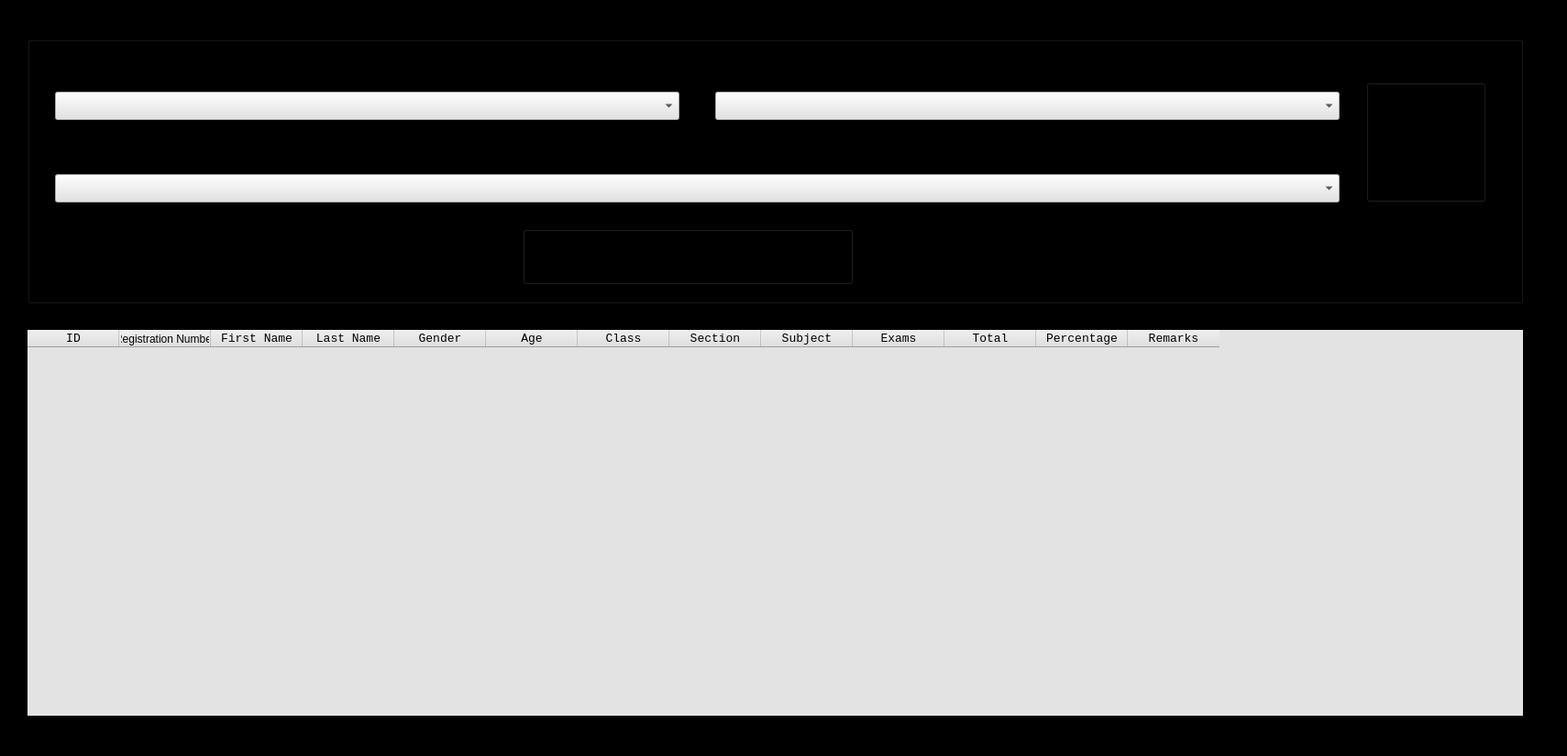
<?xml version="1.0" encoding="UTF-8"?>
<ui version="4.0">
 <class>EnterExams</class>
 <widget class="QMainWindow" name="EnterExams">
  <property name="geometry">
   <rect>
    <x>0</x>
    <y>0</y>
    <width>1709</width>
    <height>825</height>
   </rect>
  </property>
  <property name="sizePolicy">
   <sizepolicy hsizetype="Fixed" vsizetype="Fixed">
    <horstretch>0</horstretch>
    <verstretch>0</verstretch>
   </sizepolicy>
  </property>
  <property name="maximumSize">
   <size>
    <width>1709</width>
    <height>825</height>
   </size>
  </property>
  <property name="font">
   <font>
    <family>Consolas</family>
    <pointsize>10</pointsize>
   </font>
  </property>
  <property name="windowTitle">
   <string>Enter Exams</string>
  </property>
  <property name="windowIcon">
   <iconset resource="QRC_FILES/Exams/ENTER_EXAMS_LOGO.qrc">
    <normaloff>:/BG/Pictures/Main_logo.jpg</normaloff>:/BG/Pictures/Main_logo.jpg</iconset>
  </property>
  <property name="styleSheet">
   <string notr="true">background-color: rgb(0, 0, 0);</string>
  </property>
  <widget class="QWidget" name="centralwidget">
   <widget class="QGroupBox" name="groupBox">
    <property name="geometry">
     <rect>
      <x>30</x>
      <y>40</y>
      <width>1631</width>
      <height>291</height>
     </rect>
    </property>
    <property name="font">
     <font>
      <family>Consolas</family>
      <pointsize>10</pointsize>
     </font>
    </property>
    <property name="styleSheet">
     <string notr="true">background-image: url(:/BG/Pictures/BG.jpg);</string>
    </property>
    <property name="title">
     <string/>
    </property>
    <widget class="QPushButton" name="pushButton">
     <property name="geometry">
      <rect>
       <x>540</x>
       <y>210</y>
       <width>361</width>
       <height>61</height>
      </rect>
     </property>
     <property name="font">
      <font>
       <family>Consolas</family>
       <pointsize>10</pointsize>
      </font>
     </property>
     <property name="focusPolicy">
      <enum>Qt::TabFocus</enum>
     </property>
     <property name="text">
      <string>Enter Exams</string>
     </property>
     <property name="default">
      <bool>false</bool>
     </property>
     <property name="flat">
      <bool>false</bool>
     </property>
    </widget>
    <widget class="QPushButton" name="pushButton_3">
     <property name="geometry">
      <rect>
       <x>1460</x>
       <y>50</y>
       <width>131</width>
       <height>131</height>
      </rect>
     </property>
     <property name="font">
      <font>
       <family>Consolas</family>
       <pointsize>10</pointsize>
      </font>
     </property>
     <property name="text">
      <string>Load Records</string>
     </property>
     <property name="default">
      <bool>false</bool>
     </property>
     <property name="flat">
      <bool>false</bool>
     </property>
    </widget>
    <widget class="QLabel" name="label_6">
     <property name="geometry">
      <rect>
       <x>20</x>
       <y>30</y>
       <width>181</width>
       <height>21</height>
      </rect>
     </property>
     <property name="sizePolicy">
      <sizepolicy hsizetype="Fixed" vsizetype="Fixed">
       <horstretch>0</horstretch>
       <verstretch>0</verstretch>
      </sizepolicy>
     </property>
     <property name="font">
      <font>
       <family>Consolas</family>
       <pointsize>10</pointsize>
      </font>
     </property>
     <property name="lineWidth">
      <number>1</number>
     </property>
     <property name="text">
      <string>Class</string>
     </property>
    </widget>
    <widget class="QComboBox" name="comboBox_2">
     <property name="geometry">
      <rect>
       <x>30</x>
       <y>60</y>
       <width>681</width>
       <height>31</height>
      </rect>
     </property>
     <property name="font">
      <font>
       <family>Consolas</family>
       <pointsize>10</pointsize>
      </font>
     </property>
     <property name="focusPolicy">
      <enum>Qt::WheelFocus</enum>
     </property>
     <property name="styleSheet">
      <string notr="true">background-color: rgb(227, 227, 227);</string>
     </property>
    </widget>
    <widget class="QComboBox" name="comboBox_3">
     <property name="geometry">
      <rect>
       <x>750</x>
       <y>60</y>
       <width>681</width>
       <height>31</height>
      </rect>
     </property>
     <property name="font">
      <font>
       <family>Consolas</family>
       <pointsize>10</pointsize>
      </font>
     </property>
     <property name="focusPolicy">
      <enum>Qt::WheelFocus</enum>
     </property>
     <property name="styleSheet">
      <string notr="true">background-color: rgb(227, 227, 227);</string>
     </property>
    </widget>
    <widget class="QLabel" name="label_7">
     <property name="geometry">
      <rect>
       <x>740</x>
       <y>30</y>
       <width>181</width>
       <height>21</height>
      </rect>
     </property>
     <property name="sizePolicy">
      <sizepolicy hsizetype="Fixed" vsizetype="Fixed">
       <horstretch>0</horstretch>
       <verstretch>0</verstretch>
      </sizepolicy>
     </property>
     <property name="font">
      <font>
       <family>Consolas</family>
       <pointsize>10</pointsize>
      </font>
     </property>
     <property name="lineWidth">
      <number>1</number>
     </property>
     <property name="text">
      <string>Section</string>
     </property>
    </widget>
    <widget class="QComboBox" name="comboBox_4">
     <property name="geometry">
      <rect>
       <x>30</x>
       <y>150</y>
       <width>1401</width>
       <height>31</height>
      </rect>
     </property>
     <property name="font">
      <font>
       <family>Consolas</family>
       <pointsize>10</pointsize>
      </font>
     </property>
     <property name="focusPolicy">
      <enum>Qt::WheelFocus</enum>
     </property>
     <property name="styleSheet">
      <string notr="true">background-color: rgb(227, 227, 227);</string>
     </property>
    </widget>
    <widget class="QLabel" name="label_8">
     <property name="geometry">
      <rect>
       <x>20</x>
       <y>120</y>
       <width>181</width>
       <height>21</height>
      </rect>
     </property>
     <property name="sizePolicy">
      <sizepolicy hsizetype="Fixed" vsizetype="Fixed">
       <horstretch>0</horstretch>
       <verstretch>0</verstretch>
      </sizepolicy>
     </property>
     <property name="font">
      <font>
       <family>Consolas</family>
       <pointsize>10</pointsize>
      </font>
     </property>
     <property name="lineWidth">
      <number>1</number>
     </property>
     <property name="text">
      <string>Subject</string>
     </property>
    </widget>
    <widget class="QTextEdit" name="textEdit">
     <property name="geometry">
      <rect>
       <x>30</x>
       <y>210</y>
       <width>461</width>
       <height>61</height>
      </rect>
     </property>
    </widget>
    <widget class="QLabel" name="label">
     <property name="geometry">
      <rect>
       <x>960</x>
       <y>210</y>
       <width>461</width>
       <height>61</height>
      </rect>
     </property>
     <property name="text">
      <string/>
     </property>
    </widget>
   </widget>
   <widget class="QTableWidget" name="tableWidget">
    <property name="geometry">
     <rect>
      <x>30</x>
      <y>360</y>
      <width>1631</width>
      <height>421</height>
     </rect>
    </property>
    <property name="styleSheet">
     <string notr="true">background-color: rgb(227, 227, 227);</string>
    </property>
    <property name="frameShape">
     <enum>QFrame::NoFrame</enum>
    </property>
    <property name="frameShadow">
     <enum>QFrame::Plain</enum>
    </property>
    <property name="horizontalScrollBarPolicy">
     <enum>Qt::ScrollBarAsNeeded</enum>
    </property>
    <property name="gridStyle">
     <enum>Qt::SolidLine</enum>
    </property>
    <property name="columnCount">
     <number>13</number>
    </property>
    <column>
     <property name="text">
      <string>ID</string>
     </property>
     <property name="font">
      <font>
       <family>Consolas</family>
       <pointsize>10</pointsize>
      </font>
     </property>
    </column>
    <column>
     <property name="text">
      <string>Registration Number</string>
     </property>
    </column>
    <column>
     <property name="text">
      <string>First Name</string>
     </property>
     <property name="font">
      <font>
       <family>Consolas</family>
       <pointsize>10</pointsize>
      </font>
     </property>
    </column>
    <column>
     <property name="text">
      <string>Last Name</string>
     </property>
     <property name="font">
      <font>
       <family>Consolas</family>
       <pointsize>10</pointsize>
      </font>
     </property>
    </column>
    <column>
     <property name="text">
      <string>Gender</string>
     </property>
     <property name="font">
      <font>
       <family>Consolas</family>
       <pointsize>10</pointsize>
      </font>
     </property>
    </column>
    <column>
     <property name="text">
      <string>Age</string>
     </property>
     <property name="font">
      <font>
       <family>Consolas</family>
       <pointsize>10</pointsize>
      </font>
     </property>
    </column>
    <column>
     <property name="text">
      <string>Class</string>
     </property>
     <property name="font">
      <font>
       <family>Consolas</family>
       <pointsize>10</pointsize>
      </font>
     </property>
    </column>
    <column>
     <property name="text">
      <string>Section</string>
     </property>
     <property name="font">
      <font>
       <family>Consolas</family>
       <pointsize>10</pointsize>
      </font>
     </property>
    </column>
    <column>
     <property name="text">
      <string>Subject</string>
     </property>
     <property name="font">
      <font>
       <family>Consolas</family>
       <pointsize>10</pointsize>
      </font>
     </property>
    </column>
    <column>
     <property name="text">
      <string>Exams</string>
     </property>
     <property name="font">
      <font>
       <family>Consolas</family>
       <pointsize>10</pointsize>
      </font>
     </property>
    </column>
    <column>
     <property name="text">
      <string>Total</string>
     </property>
     <property name="font">
      <font>
       <family>Consolas</family>
       <pointsize>10</pointsize>
      </font>
     </property>
    </column>
    <column>
     <property name="text">
      <string>Percentage</string>
     </property>
     <property name="font">
      <font>
       <family>Consolas</family>
       <pointsize>10</pointsize>
      </font>
     </property>
    </column>
    <column>
     <property name="text">
      <string>Remarks</string>
     </property>
     <property name="font">
      <font>
       <family>Consolas</family>
       <pointsize>10</pointsize>
      </font>
     </property>
    </column>
   </widget>
  </widget>
 </widget>
 <resources>
  <include location="QRC_FILES/Exams/ENTER_EXAMS_LOGO.qrc"/>
  <include location="QRC_FILES/Exams/ENTER_EXAMS_GB.qrc"/>
 </resources>
 <connections/>
</ui>
